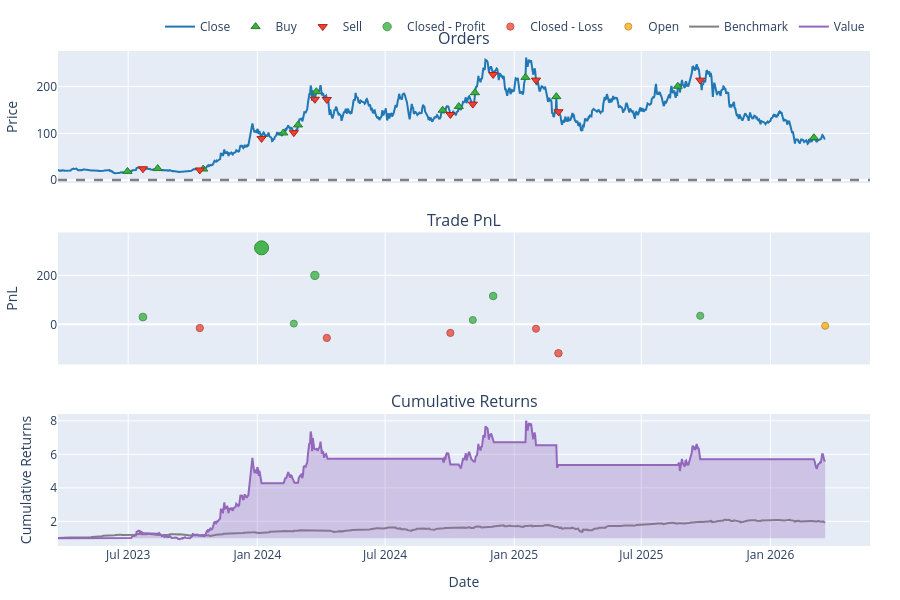

Notebook source saved alongside this figure:
### Code cell
symbol = 'SOL-USD'
fig = vbt.make_subplots(rows=3, cols=1, vertical_spacing=0.1, shared_xaxes=True,
    subplot_titles=[
        "Orders",
        "Trade PnL",
        "Cumulative Returns"
    ])
pf1.plot_orders(column=symbol, 
              add_trace_kwargs=dict(row=1, col=1), 
              fig=fig)
pf1.plot_trade_pnl(column=symbol, 
              add_trace_kwargs=dict(row=2, col=1), 
              fig=fig)
pf1.plot_cumulative_returns(column=symbol, 
                          bm_returns=calc_returns(bm_close['QQQ']),
                          # bm_returns=calc_returns(market_data.get('Close')['NVDA']),
                          add_trace_kwargs=dict(row=3, col=1), 
                          fig=fig)

fig.update_layout(
    yaxis1=dict(title="Price"),
    yaxis2=dict(title="PnL"),
    yaxis3=dict(title="Cumulative Returns"),
    xaxis3=dict(title="Date"),
)
fig.update_layout(width=900,height=600)

fig.show()

### Figure 1 — Plotly figure (JSON) as saved in the notebook; plotly's stock layout.template omitted (floating-point values rounded to 4 significant figures; data arrays with more than 128 entries replaced by an {"elided": "..."} marker saying what was removed)
{"data": [{"line": {"color": "#1f77b4"}, "mode": "lines", "name": "Close", "showlegend": true, "type": "scatter", "x": {"elided": "1094 str values"}, "xaxis": "x", "y": {"elided": "1094 float values"}, "yaxis": "y"}, {"customdata": [["0", "2023-06-30 00:00:00+00:00", "2023-06-30 00:00:00+00:00", "2023-06-30 00:00:00+00:00", 5.292, 18.9, 0, "Market", "None"], ["2", "2023-08-12 00:00:00+00:00", "2023-08-12 00:00:00+00:00", "2023-08-12 00:00:00+00:00", 5.213, 24.91, 0, "Market", "None"], ["4", "2023-10-16 00:00:00+00:00", "2023-10-16 00:00:00+00:00", "2023-10-16 00:00:00+00:00", 4.783, 23.98, 0, "Market", "None"], ["6", "2024-02-07 00:00:00+00:00", "2024-02-07 00:00:00+00:00", "2024-02-07 00:00:00+00:00", 4.229, 101.0, 0, "Market", "None"], ["8", "2024-02-28 00:00:00+00:00", "2024-02-28 00:00:00+00:00", "2024-02-28 00:00:00+00:00", 3.642, 118.1, 0, "Market", "None"], ["10", "2024-03-25 00:00:00+00:00", "2024-03-25 00:00:00+00:00", "2024-03-25 00:00:00+00:00", 3.33, 189.1, 0, "Market", "None"], ["12", "2024-09-21 00:00:00+00:00", "2024-09-21 00:00:00+00:00", "2024-09-21 00:00:00+00:00", 3.84, 149.5, 0, "Market", "None"], ["14", "2024-10-14 00:00:00+00:00", "2024-10-14 00:00:00+00:00", "2024-10-14 00:00:00+00:00", 3.424, 157.4, 0, "Market", "None"], ["16", "2024-11-06 00:00:00+00:00", "2024-11-06 00:00:00+00:00", "2024-11-06 00:00:00+00:00", 2.977, 187.0, 0, "Market", "None"], ["18", "2025-01-17 00:00:00+00:00", "2025-01-17 00:00:00+00:00", "2025-01-17 00:00:00+00:00", 3.06, 219.6, 0, "Market", "None"], ["20", "2025-03-02 00:00:00+00:00", "2025-03-02 00:00:00+00:00", "2025-03-02 00:00:00+00:00", 3.665, 178.5, 0, "Market", "None"], ["22", "2025-08-22 00:00:00+00:00", "2025-08-22 00:00:00+00:00", "2025-08-22 00:00:00+00:00", 2.672, 200.6, 0, "Market", "None"], ["24", "2026-03-04 00:00:00+00:00", "2026-03-04 00:00:00+00:00", "2026-03-04 00:00:00+00:00", 6.287, 90.83, 0, "Market", "None"]], "hovertemplate": "<br>Order Id: %{customdata[0]}\n<br>Signal Index: %{customdata[1]}\n<br>Creation Index: %{customdata[2]}\n<br>Fill Index: %{customdata[3]}\n<br>Size: %{customdata[4]:,}\n<br>Price: %{customdata[5]:,}\n<br>Fees: %{customdata[6]:,}\n<br>Type: %{customdata[7]}\n<br>Stop Type: %{customdata[8]}", "marker": {"color": "#37B13F", "line": {"color": "rgb(38,123,44)", "width": 1}, "size": 8, "symbol": "triangle-up"}, "mode": "markers", "name": "Buy", "type": "scatter", "x": ["2023-06-30T00:00:00+00:00", "2023-08-12T00:00:00+00:00", "2023-10-16T00:00:00+00:00", "2024-02-07T00:00:00+00:00", "2024-02-28T00:00:00+00:00", "2024-03-25T00:00:00+00:00", "2024-09-21T00:00:00+00:00", "2024-10-14T00:00:00+00:00", "2024-11-06T00:00:00+00:00", "2025-01-17T00:00:00+00:00", "2025-03-02T00:00:00+00:00", "2025-08-22T00:00:00+00:00", "2026-03-04T00:00:00+00:00"], "xaxis": "x", "y": [18.9, 24.91, 23.98, 101.0, 118.1, 189.1, 149.5, 157.4, 187.0, 219.6, 178.5, 200.6, 90.83], "yaxis": "y"}, {"customdata": [["1", "2023-07-22 00:00:00+00:00", "2023-07-22 00:00:00+00:00", "2023-07-22 00:00:00+00:00", 5.292, 24.54, 0, "Market", "None"], ["3", "2023-10-11 00:00:00+00:00", "2023-10-11 00:00:00+00:00", "2023-10-11 00:00:00+00:00", 5.213, 22.01, 0, "Market", "None"], ["5", "2024-01-07 00:00:00+00:00", "2024-01-07 00:00:00+00:00", "2024-01-07 00:00:00+00:00", 4.783, 89.28, 0, "Market", "None"], ["7", "2024-02-22 00:00:00+00:00", "2024-02-22 00:00:00+00:00", "2024-02-22 00:00:00+00:00", 4.229, 101.7, 0, "Market", "None"], ["9", "2024-03-23 00:00:00+00:00", "2024-03-23 00:00:00+00:00", "2024-03-23 00:00:00+00:00", 3.642, 172.9, 0, "Market", "None"], ["11", "2024-04-09 00:00:00+00:00", "2024-04-09 00:00:00+00:00", "2024-04-09 00:00:00+00:00", 3.33, 172.4, 0, "Market", "None"], ["13", "2024-10-02 00:00:00+00:00", "2024-10-02 00:00:00+00:00", "2024-10-02 00:00:00+00:00", 3.84, 140.4, 0, "Market", "None"], ["15", "2024-11-03 00:00:00+00:00", "2024-11-03 00:00:00+00:00", "2024-11-03 00:00:00+00:00", 3.424, 162.6, 0, "Market", "None"], ["17", "2024-12-02 00:00:00+00:00", "2024-12-02 00:00:00+00:00", "2024-12-02 00:00:00+00:00", 2.977, 225.8, 0, "Market", "None"], ["19", "2025-02-01 00:00:00+00:00", "2025-02-01 00:00:00+00:00", "2025-02-01 00:00:00+00:00", 3.06, 213.8, 0, "Market", "None"], ["21", "2025-03-05 00:00:00+00:00", "2025-03-05 00:00:00+00:00", "2025-03-05 00:00:00+00:00", 3.665, 146.3, 0, "Market", "None"], ["23", "2025-09-23 00:00:00+00:00", "2025-09-23 00:00:00+00:00", "2025-09-23 00:00:00+00:00", 2.672, 213.7, 0, "Market", "None"]], "hovertemplate": "<br>Order Id: %{customdata[0]}\n<br>Signal Index: %{customdata[1]}\n<br>Creation Index: %{customdata[2]}\n<br>Fill Index: %{customdata[3]}\n<br>Size: %{customdata[4]:,}\n<br>Price: %{customdata[5]:,}\n<br>Fees: %{customdata[6]:,}\n<br>Type: %{customdata[7]}\n<br>Stop Type: %{customdata[8]}", "marker": {"color": "#EA4335", "line": {"color": "rgb(181,31,18)", "width": 1}, "size": 8, "symbol": "triangle-down"}, "mode": "markers", "name": "Sell", "type": "scatter", "x": ["2023-07-22T00:00:00+00:00", "2023-10-11T00:00:00+00:00", "2024-01-07T00:00:00+00:00", "2024-02-22T00:00:00+00:00", "2024-03-23T00:00:00+00:00", "2024-04-09T00:00:00+00:00", "2024-10-02T00:00:00+00:00", "2024-11-03T00:00:00+00:00", "2024-12-02T00:00:00+00:00", "2025-02-01T00:00:00+00:00", "2025-03-05T00:00:00+00:00", "2025-09-23T00:00:00+00:00"], "xaxis": "x", "y": [24.54, 22.01, 89.28, 101.7, 172.9, 172.4, 140.4, 162.6, 225.8, 213.8, 146.3, 213.7], "yaxis": "y"}, {"customdata": [["0", "0", "2023-07-22 00:00:00+00:00", 29.83, 0.2983], ["2", "2", "2024-01-07 00:00:00+00:00", 312.3, 2.722], ["3", "3", "2024-02-22 00:00:00+00:00", 2.92, 0.006838], ["4", "4", "2024-03-23 00:00:00+00:00", 199.8, 0.4646], ["7", "7", "2024-11-03 00:00:00+00:00", 17.48, 0.03243], ["8", "8", "2024-12-02 00:00:00+00:00", 115.5, 0.2075], ["11", "11", "2025-09-23 00:00:00+00:00", 34.92, 0.06514]], "hovertemplate": "<br>Exit Trade Id: %{customdata[0]}\n<br>Position Id: %{customdata[1]}\n<br>Exit Index: %{customdata[2]}\n<br>PnL: %{customdata[3]:,}\n<br>Return: %{customdata[4]:,%}", "marker": {"color": "#37B13F", "line": {"color": "rgb(38,123,44)", "width": 1}, "opacity": [0.7661, 0.9, 0.75, 0.7753, 0.7514, 0.7611, 0.7532], "size": [7.751, 14.0, 7.0, 8.18, 7.066, 7.517, 7.15], "symbol": "circle"}, "mode": "markers", "name": "Closed - Profit", "type": "scatter", "x": ["2023-07-22T00:00:00+00:00", "2024-01-07T00:00:00+00:00", "2024-02-22T00:00:00+00:00", "2024-03-23T00:00:00+00:00", "2024-11-03T00:00:00+00:00", "2024-12-02T00:00:00+00:00", "2025-09-23T00:00:00+00:00"], "xaxis": "x2", "y": [29.83, 312.3, 2.92, 199.8, 17.48, 115.5, 34.92], "yaxis": "y2"}, {"customdata": [["1", "1", "2023-10-11 00:00:00+00:00", -15.11, -0.1164], ["5", "5", "2024-04-09 00:00:00+00:00", -55.52, -0.08816], ["6", "6", "2024-10-02 00:00:00+00:00", -35.11, -0.06114], ["9", "9", "2025-02-01 00:00:00+00:00", -17.86, -0.02658], ["10", "10", "2025-03-05 00:00:00+00:00", -118.1, -0.1806]], "hovertemplate": "<br>Exit Trade Id: %{customdata[0]}\n<br>Position Id: %{customdata[1]}\n<br>Exit Index: %{customdata[2]}\n<br>PnL: %{customdata[3]:,}\n<br>Return: %{customdata[4]:,%}", "marker": {"color": "#EA4335", "line": {"color": "rgb(181,31,18)", "width": 1}, "opacity": [0.7561, 0.7545, 0.753, 0.7511, 0.7596], "size": [7.282, 7.21, 7.14, 7.051, 7.448], "symbol": "circle"}, "mode": "markers", "name": "Closed - Loss", "type": "scatter", "x": ["2023-10-11T00:00:00+00:00", "2024-04-09T00:00:00+00:00", "2024-10-02T00:00:00+00:00", "2025-02-01T00:00:00+00:00", "2025-03-05T00:00:00+00:00"], "xaxis": "x2", "y": [-15.11, -55.52, -35.11, -17.86, -118.1], "yaxis": "y2"}, {"customdata": [["12", "12", "2026-03-20 00:00:00+00:00", -6.165, -0.0108]], "hovertemplate": "<br>Exit Trade Id: %{customdata[0]}\n<br>Position Id: %{customdata[1]}\n<br>Exit Index: %{customdata[2]}\n<br>PnL: %{customdata[3]:,}\n<br>Return: %{customdata[4]:,%}", "marker": {"color": "#FFAA00", "line": {"color": "rgb(178,118,0)", "width": 1}, "opacity": [0.7502], "size": [7.01], "symbol": "circle"}, "mode": "markers", "name": "Open", "type": "scatter", "x": ["2026-03-20T00:00:00+00:00"], "xaxis": "x2", "y": [-6.165], "yaxis": "y2"}, {"line": {"color": "#7f7f7f"}, "mode": "lines", "name": "Benchmark", "showlegend": true, "type": "scatter", "x": {"elided": "1094 str values"}, "xaxis": "x3", "y": {"elided": "1094 float values"}, "yaxis": "y3"}, {"hoverinfo": "skip", "line": {"color": "rgba(0, 0, 0, 0)", "width": 0}, "mode": "lines", "opacity": 0, "showlegend": false, "type": "scatter", "x": {"elided": "1094 str values"}, "xaxis": "x3", "y": {"elided": "1094 int values"}, "yaxis": "y3"}, {"connectgaps": false, "fill": "tonexty", "fillcolor": "rgba(148,103,189,0.3000)", "hoverinfo": "skip", "line": {"color": "rgba(0, 0, 0, 0)", "width": 0}, "mode": "lines", "opacity": 0, "showlegend": false, "type": "scatter", "x": {"elided": "1094 str values"}, "xaxis": "x3", "y": {"elided": "1094 float values"}, "yaxis": "y3"}, {"hoverinfo": "skip", "line": {"color": "rgba(0, 0, 0, 0)", "width": 0}, "mode": "lines", "opacity": 0, "showlegend": false, "type": "scatter", "x": {"elided": "1094 str values"}, "xaxis": "x3", "y": {"elided": "1094 int values"}, "yaxis": "y3"}, {"connectgaps": false, "fill": "tonexty", "fillcolor": "rgba(220,57,18,0.3000)", "hoverinfo": "skip", "line": {"color": "rgba(0, 0, 0, 0)", "width": 0}, "mode": "lines", "opacity": 0, "showlegend": false, "type": "scatter", "x": {"elided": "1094 str values"}, "xaxis": "x3", "y": {"elided": "1094 float values"}, "yaxis": "y3"}, {"line": {"color": "#9467bd"}, "mode": "lines", "name": "Value", "showlegend": true, "type": "scatter", "x": {"elided": "1094 str values"}, "xaxis": "x3", "y": {"elided": "1094 float values"}, "yaxis": "y3"}, {"hoverinfo": "skip", "line": {"color": "rgba(0, 0, 0, 0)", "width": 0}, "mode": "lines", "opacity": 0, "showlegend": false, "type": "scatter", "x": {"elided": "1094 str values"}, "xaxis": "x3", "y": {"elided": "1094 int values"}, "yaxis": "y3"}], "layout": {"annotations": [{"font": {"size": 16}, "showarrow": false, "text": "Orders", "x": 0.5, "xanchor": "center", "xref": "paper", "y": 1, "yanchor": "bottom", "yref": "paper"}, {"font": {"size": 16}, "showarrow": false, "text": "Trade PnL", "x": 0.5, "xanchor": "center", "xref": "paper", "y": 0.6333, "yanchor": "bottom", "yref": "paper"}, {"font": {"size": 16}, "showarrow": false, "text": "Cumulative Returns", "x": 0.5, "xanchor": "center", "xref": "paper", "y": 0.2667, "yanchor": "bottom", "yref": "paper"}], "height": 600, "legend": {"orientation": "h", "traceorder": "normal", "x": 1, "xanchor": "right", "y": 1.02, "yanchor": "bottom"}, "margin": {"b": 30, "l": 30, "r": 30, "t": 30}, "shapes": [{"line": {"color": "gray", "dash": "dash"}, "type": "line", "x0": 0, "x1": 1, "xref": "paper", "y0": 0, "y1": 0, "yref": "y"}, {"line": {"color": "gray", "dash": "dash"}, "type": "line", "x0": 0, "x1": 1, "xref": "paper", "y0": 1, "y1": 1, "yref": "y"}], "width": 900, "xaxis": {"anchor": "y", "domain": [0, 1], "matches": "x3", "showticklabels": false}, "xaxis2": {"anchor": "y2", "domain": [0, 1], "matches": "x3", "showticklabels": false}, "xaxis3": {"anchor": "y3", "domain": [0, 1], "title": {"text": "Date"}}, "yaxis": {"anchor": "x", "domain": [0.7333, 1], "title": {"text": "Price"}}, "yaxis2": {"anchor": "x2", "domain": [0.3667, 0.6333], "title": {"text": "PnL"}}, "yaxis3": {"anchor": "x3", "domain": [0, 0.2667], "title": {"text": "Cumulative Returns"}}}}
